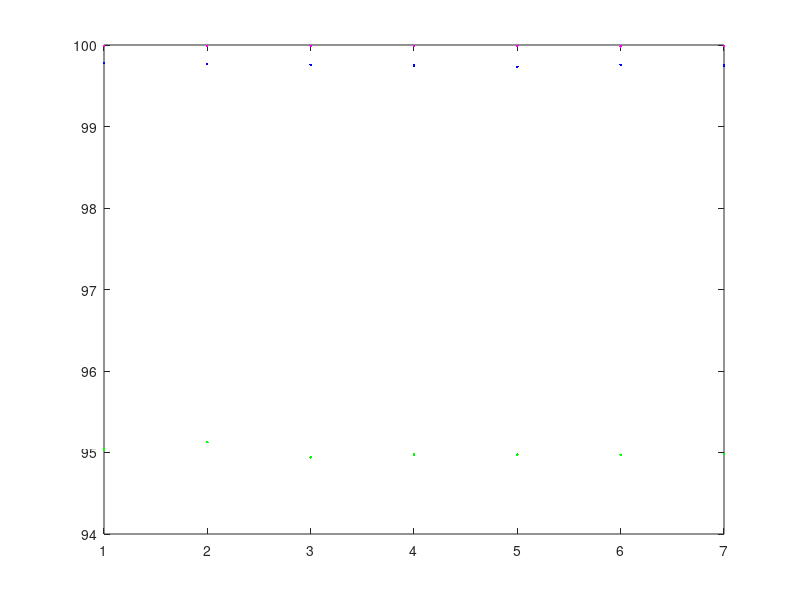

MATLAB code to generate this figure: (Note: this script raises an error after producing the figure.)

%linear topology var hops

losses_6node_maxRet3 = [0  1  0  1  0  0  0  1  0  1  1  0  0  1  0  0  0  0  0  0;
						0  1  1  0  0  0  0  0  0  0  1  1  0  1  1  1  0  3  0  0;
						1  0  2  1  1  0  1  0  1  0  1  1  0  0  0  1  2  1  0  0;
						1  1  2  1  2  0  1  0  2  0  0  1  1  2  1  2  0  1  1  1;
						0  0  2  1  1  0  1  2  1  0  4  4  2  0  0  1  1  0  1  0;
						2  3  2  3  1  3  1  2  1  5  2  0  2  0  1  3  3  1  4  1;
						2  2  3  1  3  4  0  2  2  1  3  5  1  0  0  0  3  2  1  2;
						];

losses_6node_maxRet2 = [3  3  5  3  5  3  7  3  3  5  4  5  5  7  4  7  4  4  2  6;
						7  12  11  4  14  9  11  10  8  9  8  12  12  3  7  9  12  10  10  10;
						19  10  17  14  14  12  12  21  17  12  12  18  14  10  11  15  21  18  10  15;
						19  24  19  27  23  14  14  22  16  21  11  22  22  17  15  27  24  21  24  23;
						24  21  26  19  21  29  33  22  34  22  26  28  33  24  23  35  31  25  27  32;
						30  35  27  27  15  21  29  22  29  26  36  35  20  34  29  24  30  36  36  40;
						41  29  31  21  33  33  32  39  49  42  39  34  30  36  33  38  27  32  45  31;
						];

losses_6node_maxRet1 = [93  92  105  90  100  88  100  98  109  107  104  88  116  110  97  128  91  85  105  100;
						219  193  204  214  201  195  189  206  193  192  189  178  185  192  206  189  192  181  193  206;
						298  263  314  318  296  314  276  290  325  317  327  307  299  311  298  324  312  299  317  307;
						414  395  390  396  399  400  409  399  416  419  413  428  364  418  400  378  409  416  418  418;
						537  547  504  505  469  496  500  510  465  517  521  544  481  520  515  523  503  499  520  488;
						623  632  596  625  641  624  625  603  568  579  651  615  566  618  604  615  614  630  617  583;
						691  721  665  753  695  701  723  689  705  728  730  734  668  741  702  706  713  768  758  711;
						];


totallosses_6node_maxRet3 = [2070  1992  2015  2023  2041  2068  1985  1935  2050  1991  1951  2035  2010  2036  1960  2111  1959  1986  2004  2048;
							 4065  3998  3964  4013  4070  4045  4009  3936  4114  3906  3974  4068  3998  3946  3899  4111  4034  3988  3987  4020;
							 6065  5984  5991  5958  6035  6026  5969  5873  6028  5994  6069  6040  5818  5958  6090  6120  6102  6057  6022  6067;
							 8080  8009  7978  7960  7923  7999  7915  7926  8043  7952  8065  8073  7836  8058  8020  8086  8018  8092  8125  7962;
							 10141  10027  9899  10028  9929  9993  9933  9883  9927  9876  9903  10154  9856  10052  9984  10095  10081  10071  10018  9982;
							 11966  12170  11866  12020  11900  12026  11995  11948  11996  11932  12016  12022  11895  12069  11912  12072  11904  12136  12115  11989;
							 13983  14004  13894  14199  13858  13982  14054  14042  13998  14082  14019  14116  13713  14001  13912  14040  13774  14100  14102  14059;
							];

totallosses_6node_maxRet2 = [2038  1972  2022  2025  2075  2101  1988  1935  2014  1998  1986  2070  2025  2034  1976  2097  1945  2016  1993  2042;
							 4038  3945  3915  3976  4106  4081  4024  3951  4066  3868  3989  4044  4000  3935  3914  4132  4075  4003  3998  4059;
							 6106  6015  6001  5904  6035  6003  5968  5879  5996  6012  6077  6061  5889  5959  6081  6117  6018  5973  5977  6056;
							 8082  7991  7963  7885  7921  7951  7957  7989  7999  7954  8093  8060  7836  8062  8042  8078  8078  8030  8037  7993;
							 10137  10099  9820  9997  9970  10038  9942  9855  9908  9866  9863  10089  9766  10116  9968  10069  10052  10128  10063  9916;
							 11932  12194  11840  12100  11839  11955  11865  11970  11919  12001  11918  12014  11699  11996  11835  12003  11933  12095  12045  12004;
							 13902  13973  13785  14172  13774  13998  13922  13964  13935  14044  13900  14006  13670  14003  13793  13955  13810  14088  14022  14059;
							 ];

totallosses_6node_maxRet1 = [2033  1990  2032  2005  2071  2098  1976  1944  2033  1992  1976  2038  2047  2057  1948  2102  1960  2015  2018  2064;
							 4038  4003  3990  3995  4077  4053  4026  3974  4114  3931  3989  4067  4015  3918  3897  4153  4053  4026  4026  4067;
							 6140  6041  6026  5988  6064  6049  5992  5931  6008  6016  6034  6113  5879  5985  6129  6146  6110  6077  6026  6061;
							 8166  8076  8042  7943  7967  8031  8007  8058  8023  8042  8085  8076  7955  8077  8077  8133  8155  8176  8121  8025;
							 10177  10173  10035  10113  10102  10120  10080  10039  10074  10054  10075  10212  9883  10247  10017  10198  10134  10209  10097  10200;
							 12131  12226  12058  12151  11996  12215  12076  12212  12159  12189  12208  12233  12007  12229  12092  12208  12107  12259  12263  12232;
							 14233  14370  14160  14465  14105  14303  14267  14315  14208  14352  14223  14289  13958  14215  14125  14266  14098  14329  14334  14344;
							];

hops = [1; 2; 3; 4; 5; 6; 7];


percentage_maxRet3 = (totallosses_6node_maxRet3 - losses_6node_maxRet3)*100./totallosses_6node_maxRet3;
percentage_maxRet2 = (totallosses_6node_maxRet2 - losses_6node_maxRet2)*100./totallosses_6node_maxRet2;
percentage_maxRet1 = (totallosses_6node_maxRet1 - losses_6node_maxRet1)*100./totallosses_6node_maxRet1;

h = plot(hops, mean(percentage_maxRet3, 2), 'm.',
 	     hops, mean(percentage_maxRet2, 2), 'b.',
  	     hops, mean(percentage_maxRet1, 2), 'g.'
  	    );

h = errorbar(hops, mean(percentage_maxRet3, 2), ci(percentage_maxRet3)(:,1), ci(percentage_maxRet3)(:,2), 'm.',
			 hops, mean(percentage_maxRet2, 2), ci(percentage_maxRet2)(:,1), ci(percentage_maxRet2)(:,2), 'b.',
			 hops, mean(percentage_maxRet1, 2), ci(percentage_maxRet1)(:,1), ci(percentage_maxRet1)(:,2), 'g.'
			);

axis([1 7 94 100]);
set(h, 'markersize', 20);

ax = gca();
set(ax, 'fontsize', 20);
%grid on;
set(ax, 'YGrid', 'on', 'XGrid', 'off');

h=legend('Max Retransmissions = 3', 'Max Retransmissions = 2', 'Max Retransmissions = 1');
set(h, 'Location', 'west');

title('Percentage of lost interest-data exchanges recovered');
xlabel("Hop length of linear topologies");
ylabel('Percentage of lost interest-data exchanges recovered');
%grid on;
%grid minor;